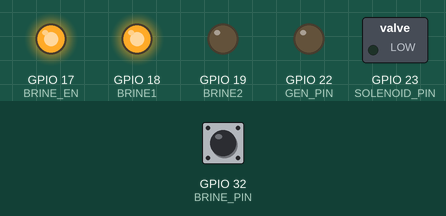
Simulated run of this sketch. Board: ESP32. Parts: switched loads named in the sketch (green lamp = pin HIGH), output pins drawn as LEDs (lit = HIGH). The test bench sets the inputs (shaded band); at power-on: GPIO 32 (BRINE_PIN) HIGH. WiFi joins after 1.5 s; servers stay silent unless stated; the local clock reads 2024-03-15 10:24:30 at power-on unless the sketch sets it; what the sketch prints to the serial monitor is not drawn.

Above: at 2.8 s.
2.9 s: GPIO 32 (BRINE_PIN) pulled LOW for 0.15 s
At 4.9 s:
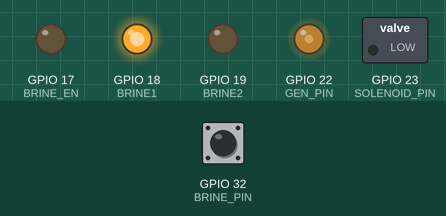
At 14.1 s:
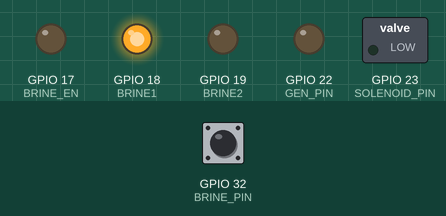
Timing chart, 0 to 23.5 s (numbered marks = the images above; inputs shaded):
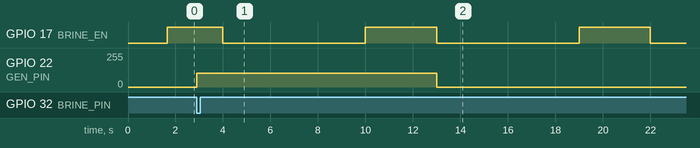

The sketch:

control_esp.ino
```cpp
#include <analogWrite.h> // ESP32 analogWrite implementation taken from https://github.com/ERROPiX/ESP32_AnalogWrite

// rough draft of a state machine to control the hand sanitization process.
// to do: connect to a
#include <HardwareSerial.h>
#include <WiFi.h>
#include <FirebaseESP32.h>
#include <FirebaseJson.h>
#include "time.h"

// WIFI SETUP
// MUST FILL OUT THE FOLLOWING
#define FIREBASE_HOST "XXXX"
#define FIREBASE_AUTH "XXXX"
#define WIFI_SSID "XXXX"
#define WIFI_PASSWORD "XXXX"

FirebaseData firebaseData;

const char* ntpServer = "pool.ntp.org";
const long  gmtOffset_sec = -28800;
const int   daylightOffset_sec = 3600;

// OUTPUT PINS
int BRINE_EN = 17;
int BRINE1 = 18;
int BRINE2 = 19;
int GEN_PIN = 22;
int SOLENOID_PIN = 23;

// INPUT PINS
int BRINE_PIN = 32;

// CONTROL

int GEN_DC = 102;

boolean en = true;
boolean err = false;

int BRINE_TIME = 2; // time to run brine disp (sec)
unsigned long lastBrine; // tracker for last brine
unsigned long BRINE_DOWN = 5; // maximum time for brine to be down (sec)
boolean brineOn; // brine status

int SOLENOID_TIME = 2; // time to run solenoid (sec)
unsigned long lastSol; // tracker for last solenoid
boolean solenoidOn; // solenoid status

int GEN_TIME = 10; // time to run generator (sec)
unsigned long lastGen; // tracker for last generation
boolean genOn; // generator status

time_t currentTime; // variable for pseudo-threading


// FUNC DECLARATIONS
void getLocalTime();
void debugPrint();
void store_error_fb();

// FUNC DEFNS
void IRAM_ATTR brine_isr() { // enables brine dispensing
  if (!brineOn) {
    lastBrine = currentTime;
    digitalWrite(BRINE_EN, HIGH);
    brineOn = true;
  }
  Serial.print("brine button pressed\n");
  debugPrint();
}

void IRAM_ATTR solenoid_isr() { // enables solenoid dispensing
  if (!solenoidOn) {
    lastSol = currentTime;
    digitalWrite(SOLENOID_PIN, HIGH);
    solenoidOn = true;
  }
  Serial.print("solenoid button pressed\n");
  debugPrint();
}

void IRAM_ATTR gen_isr() { // enables solenoid dispensing
  if (!genOn) {
    lastGen = currentTime;
    analogWrite(GEN_PIN, GEN_DC);
    genOn = true;
  }
  Serial.print("gen button pressed\n");
  debugPrint();
}

void debugPrint() {
  Serial.print("current time: ");
  Serial.print(currentTime);
  Serial.print("\n");
  Serial.print("last sol time: ");
  Serial.print(lastSol);
  Serial.print("\n");
  Serial.print("last gen time: ");
  Serial.print(lastGen);
  Serial.print("\n\n");
}

void getLocalTime() {
  struct tm timeinfo;
  if (!getLocalTime(&timeinfo)) {
    Serial.println("Failed to obtain time");
    return;
  }
  Serial.println(&timeinfo, "%A, %B %d %Y %H:%M:%S");
}

void store_error_fb() {
  FirebaseJson error_data;
  error_data.set("time", 1);
  error_data.set("reason", "filler");
  // ADD SENSOR DATA HERE

  if (Firebase.pushJSON(firebaseData, "/error_log", error_data)) {
    Serial.println("Firebase store successful.");
  } else {
    Serial.print("Error: ");
    Serial.println(firebaseData.errorReason());
  }
}

void streamCallback(StreamData data) {
  if (data.dataType() == "boolean") {
    if (data.boolData()) {
      Serial.println("Maintenance needed! Waiting...");
      en = false;
    } else {
      Serial.println("Resolved.");
      en = true;
    }
  }
}


void streamTimeoutCallback(bool timeout) {
  if (timeout) {
    Serial.println("Stream timeout, resume streaming...");
  }
}

void setup() {
  // SERIAL SETUP
  Serial.begin(57600);

  // WIFI SETUP
  WiFi.begin(WIFI_SSID, WIFI_PASSWORD);
  Serial.print("\nConnecting to Wi-Fi");
  while (WiFi.status() != WL_CONNECTED) {
    Serial.print(".");
    delay(300);
  }

  Serial.print("Connected with IP: ");
  Serial.println(WiFi.localIP());
  Serial.println();

  // FIREBASE SETUP
  Firebase.begin(FIREBASE_HOST, FIREBASE_AUTH);
  Firebase.reconnectWiFi(true);

  if (!Firebase.beginStream(firebaseData, "interrupt"))
  {
    Serial.println("Could not begin interrupt stream");
    Serial.println("REASON: " + firebaseData.errorReason());
    Serial.println();
  }

  Firebase.setStreamCallback(firebaseData, streamCallback, streamTimeoutCallback);

  // TIME SETUP
  configTime(gmtOffset_sec, daylightOffset_sec, ntpServer);
  getLocalTime();

  // MOTOR SETUP
  pinMode(BRINE_EN, OUTPUT);
  pinMode(BRINE1, OUTPUT);
  pinMode(BRINE2, OUTPUT);
  pinMode(SOLENOID_PIN, OUTPUT);
  pinMode(GEN_PIN, OUTPUT);

  pinMode(BRINE_PIN, INPUT_PULLUP);
  attachInterrupt(BRINE_PIN, gen_isr, FALLING);


  currentTime = 0;
  lastBrine = 0;
  lastGen = 0;
  lastSol = 0;
  brineOn = false;
  genOn = false;
  solenoidOn = false;
}

void loop() {
  digitalWrite(BRINE1, HIGH);
  digitalWrite(BRINE2, LOW);

  while (en) {
    time(&currentTime);
    if (brineOn) {
      if (currentTime - lastBrine > BRINE_TIME) {
        Serial.print("brine off \n");
        lastBrine = currentTime;
        brineOn = false;
        digitalWrite(BRINE_EN, LOW);
      }
    } else {
      if (currentTime - lastBrine > BRINE_DOWN) {
        Serial.print("brine on \n");
        lastBrine = currentTime;
        brineOn = true;
        digitalWrite(BRINE_EN, HIGH);
      }
    }

    if (solenoidOn) {
      if (currentTime - lastSol > SOLENOID_TIME) {
        Serial.print("sol off \n");
        solenoidOn = false;
        digitalWrite(SOLENOID_PIN, LOW);
      }
    }

    if (genOn) {
      if (currentTime - lastGen > GEN_TIME) {
        Serial.print("gen off \n");
        genOn = false;
        analogWrite(GEN_PIN, 0);
      }
    }

    //store_error_fb();
  }
}
```

Measured:
- after the input at 2.9 s, GPIO 22 (GEN_PIN): 0/255 → 102/255 at once, → 0/255 10.1 s later
- by itself, GPIO 17 (BRINE_EN): alternates HIGH for 3.0 s and LOW for 6.0 s
